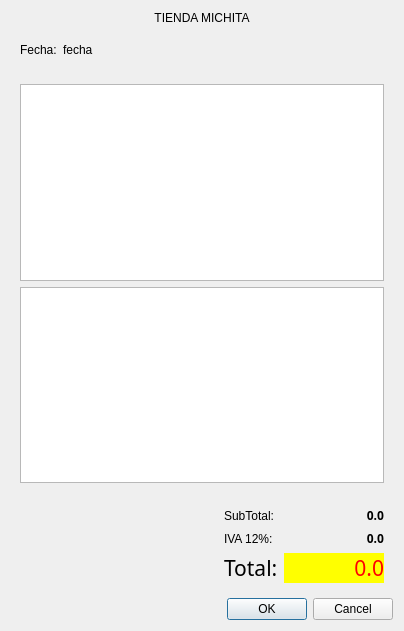
<?xml version="1.0" encoding="UTF-8"?>
<ui version="4.0">
 <class>Finalizar</class>
 <widget class="QDialog" name="Finalizar">
  <property name="geometry">
   <rect>
    <x>0</x>
    <y>0</y>
    <width>404</width>
    <height>631</height>
   </rect>
  </property>
  <property name="windowTitle">
   <string>RESUMEN DE LA COMPRA</string>
  </property>
  <property name="windowIcon">
   <iconset resource="Recursos.qrc">
    <normaloff>:/Principal</normaloff>:/Principal</iconset>
  </property>
  <layout class="QVBoxLayout" name="verticalLayout_2">
   <item>
    <widget class="QLabel" name="label_7">
     <property name="text">
      <string>TIENDA MICHITA</string>
     </property>
     <property name="alignment">
      <set>Qt::AlignCenter</set>
     </property>
    </widget>
   </item>
   <item>
    <widget class="QWidget" name="widget_2" native="true">
     <layout class="QHBoxLayout" name="horizontalLayout">
      <item>
       <widget class="QLabel" name="label">
        <property name="text">
         <string>Fecha:</string>
        </property>
       </widget>
      </item>
      <item>
       <widget class="QLabel" name="outFecha">
        <property name="text">
         <string>fecha</string>
        </property>
       </widget>
      </item>
      <item>
       <spacer name="horizontalSpacer">
        <property name="orientation">
         <enum>Qt::Horizontal</enum>
        </property>
        <property name="sizeHint" stdset="0">
         <size>
          <width>40</width>
          <height>20</height>
         </size>
        </property>
       </spacer>
      </item>
     </layout>
    </widget>
   </item>
   <item>
    <widget class="QWidget" name="widget" native="true">
     <layout class="QVBoxLayout" name="verticalLayout">
      <item>
       <widget class="QPlainTextEdit" name="outResultado">
        <property name="font">
         <font>
          <family>MS Gothic</family>
          <pointsize>9</pointsize>
          <kerning>false</kerning>
         </font>
        </property>
        <property name="readOnly">
         <bool>true</bool>
        </property>
       </widget>
      </item>
      <item>
       <widget class="QPlainTextEdit" name="outResultado2">
        <property name="font">
         <font>
          <family>MS Gothic</family>
          <pointsize>9</pointsize>
          <kerning>false</kerning>
         </font>
        </property>
        <property name="readOnly">
         <bool>true</bool>
        </property>
       </widget>
      </item>
     </layout>
    </widget>
   </item>
   <item>
    <widget class="QWidget" name="widget_3" native="true">
     <layout class="QHBoxLayout" name="horizontalLayout_2">
      <property name="leftMargin">
       <number>9</number>
      </property>
      <property name="topMargin">
       <number>0</number>
      </property>
      <property name="rightMargin">
       <number>9</number>
      </property>
      <property name="bottomMargin">
       <number>0</number>
      </property>
      <item>
       <spacer name="horizontalSpacer_2">
        <property name="orientation">
         <enum>Qt::Horizontal</enum>
        </property>
        <property name="sizeHint" stdset="0">
         <size>
          <width>40</width>
          <height>20</height>
         </size>
        </property>
       </spacer>
      </item>
      <item>
       <widget class="QWidget" name="widget_4" native="true">
        <layout class="QFormLayout" name="formLayout_2">
         <property name="rightMargin">
          <number>0</number>
         </property>
         <item row="0" column="0">
          <widget class="QLabel" name="label_10">
           <property name="text">
            <string>SubTotal:</string>
           </property>
          </widget>
         </item>
         <item row="0" column="1">
          <widget class="QLabel" name="outSubtotal">
           <property name="minimumSize">
            <size>
             <width>100</width>
             <height>0</height>
            </size>
           </property>
           <property name="font">
            <font>
             <family>Verdana Pro Cond Semibold</family>
             <pointsize>9</pointsize>
             <weight>75</weight>
             <bold>true</bold>
            </font>
           </property>
           <property name="text">
            <string>0.0</string>
           </property>
           <property name="alignment">
            <set>Qt::AlignRight|Qt::AlignTrailing|Qt::AlignVCenter</set>
           </property>
          </widget>
         </item>
         <item row="1" column="0">
          <widget class="QLabel" name="label_11">
           <property name="text">
            <string>IVA 12%:</string>
           </property>
          </widget>
         </item>
         <item row="1" column="1">
          <widget class="QLabel" name="outIva">
           <property name="minimumSize">
            <size>
             <width>100</width>
             <height>0</height>
            </size>
           </property>
           <property name="font">
            <font>
             <family>Verdana Pro Cond Semibold</family>
             <pointsize>9</pointsize>
             <weight>75</weight>
             <bold>true</bold>
            </font>
           </property>
           <property name="text">
            <string>0.0</string>
           </property>
           <property name="alignment">
            <set>Qt::AlignRight|Qt::AlignTrailing|Qt::AlignVCenter</set>
           </property>
          </widget>
         </item>
         <item row="2" column="0">
          <widget class="QLabel" name="label_12">
           <property name="font">
            <font>
             <family>Ubuntu Mono</family>
             <pointsize>16</pointsize>
             <weight>50</weight>
             <bold>false</bold>
            </font>
           </property>
           <property name="text">
            <string>Total:</string>
           </property>
          </widget>
         </item>
         <item row="2" column="1">
          <widget class="QLabel" name="outTotal">
           <property name="minimumSize">
            <size>
             <width>100</width>
             <height>0</height>
            </size>
           </property>
           <property name="font">
            <font>
             <family>Arial Rounded MT Bold</family>
             <pointsize>16</pointsize>
            </font>
           </property>
           <property name="styleSheet">
            <string notr="true">background-color: rgb(255, 255, 0);
color: rgb(255, 0, 0);</string>
           </property>
           <property name="text">
            <string>0.0</string>
           </property>
           <property name="alignment">
            <set>Qt::AlignRight|Qt::AlignTrailing|Qt::AlignVCenter</set>
           </property>
          </widget>
         </item>
        </layout>
       </widget>
      </item>
     </layout>
    </widget>
   </item>
   <item>
    <widget class="QDialogButtonBox" name="OK">
     <property name="orientation">
      <enum>Qt::Horizontal</enum>
     </property>
     <property name="standardButtons">
      <set>QDialogButtonBox::Cancel|QDialogButtonBox::Ok</set>
     </property>
    </widget>
   </item>
  </layout>
 </widget>
 <resources>
  <include location="Recursos.qrc"/>
 </resources>
 <connections>
  <connection>
   <sender>OK</sender>
   <signal>accepted()</signal>
   <receiver>Finalizar</receiver>
   <slot>accept()</slot>
   <hints>
    <hint type="sourcelabel">
     <x>248</x>
     <y>254</y>
    </hint>
    <hint type="destinationlabel">
     <x>157</x>
     <y>274</y>
    </hint>
   </hints>
  </connection>
  <connection>
   <sender>OK</sender>
   <signal>rejected()</signal>
   <receiver>Finalizar</receiver>
   <slot>reject()</slot>
   <hints>
    <hint type="sourcelabel">
     <x>316</x>
     <y>260</y>
    </hint>
    <hint type="destinationlabel">
     <x>286</x>
     <y>274</y>
    </hint>
   </hints>
  </connection>
 </connections>
</ui>
